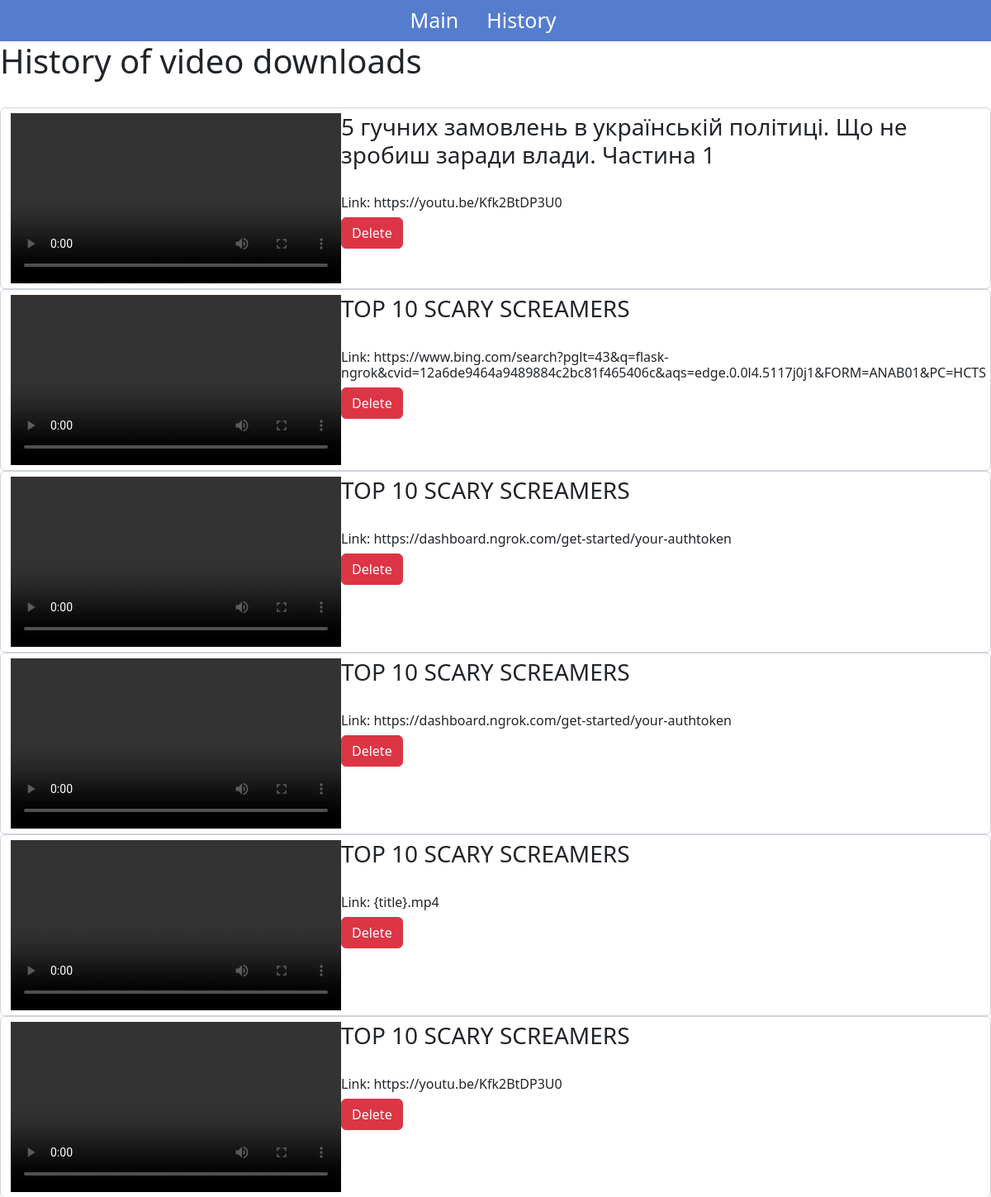
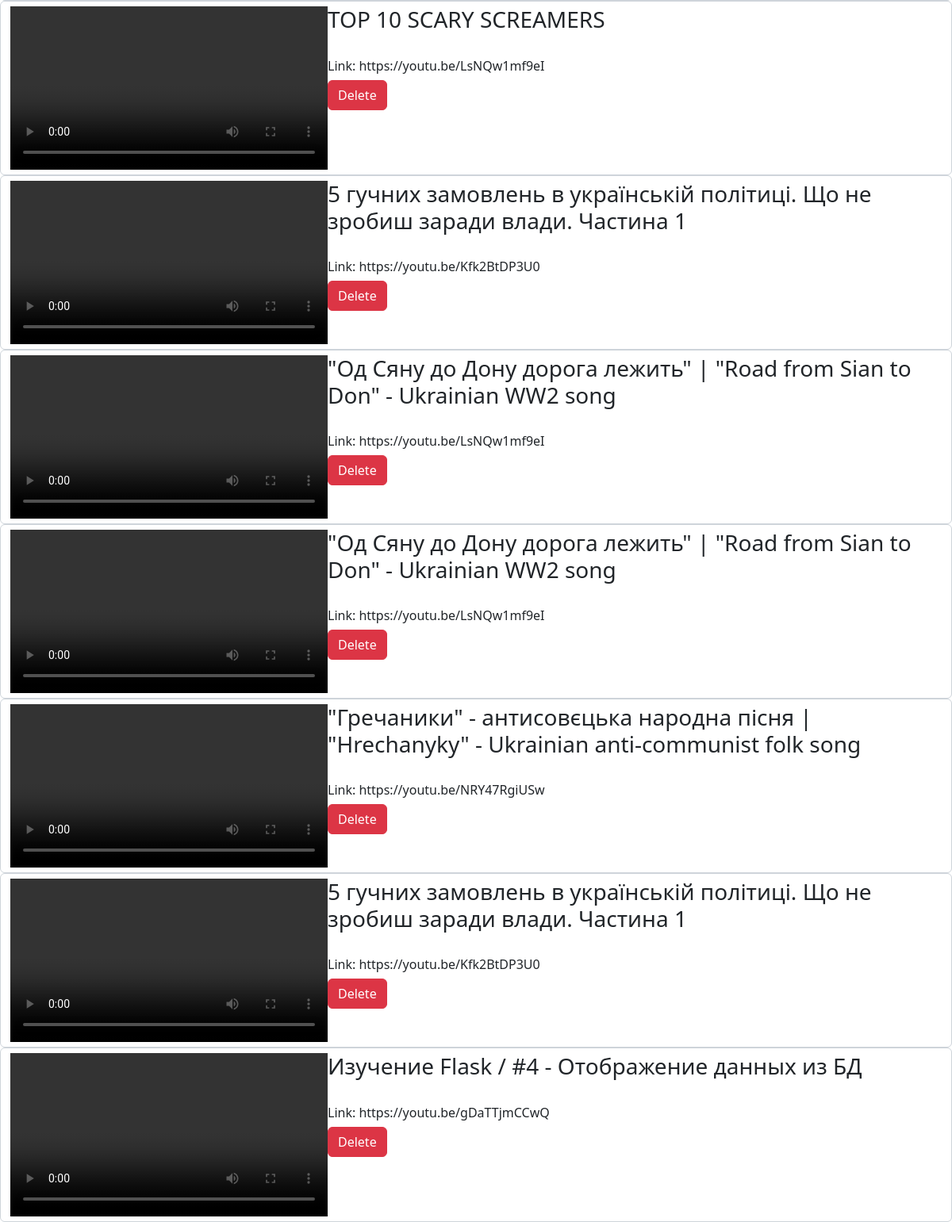
Page /1/history/ on the committed database (2 pictures, top to bottom).
### main.py (models this page shows, shortened)
class Video(db.Model):
    id = db.Column(db.Integer, primary_key=True)
    title = db.Column(db.String)
    link = db.Column(db.String, nullable=False, unique=True)
    path = db.Column(db.String, nullable=False, unique=True)
    user_id = db.Column(db.Integer, nullable=False)

### main.py (the view)
@app.route("/<int:id>/history/")
def history(id):
    videos = Video.query.filter_by(user_id=int(id)).order_by(Video.id).all()
    return render_template("history.html", videos=videos, id=id)

### templates/history.html (shortened to what this page needs)
{% extends 'base.html' %}
{% block content %}
    <div>
        <h1>History of video downloads</h1>
    </div>
    <br>
    {% for video in videos %}
        <div class="video-div form-control">
            <div>
                <video width="400" height="100%" controls>
                    <source src="{{ video.path }}" type="video/mp4">
                    <source src="{{ video.path }}" type="video/mp3">
                </video>
            </div>
            <div>
                <h3>{{ video.title }}</h3><br>
                <h6>Link: {{ video.link }}</h6>
                <a href="{{ url_for('delete_video', id=id, video_id=video.id) }}" class="btn btn-danger">Delete</a>
            </div>
        </div>
    {% endfor %}
{% endblock %}

### templates/base.html (shortened to what this page needs)
<!DOCTYPE html>
<html lang="en">
<head>
    <link rel="stylesheet" href="https://cdn.jsdelivr.net/npm/bootstrap@5.2.3/dist/css/bootstrap.min.css">
    <link rel="stylesheet" href="{{url_for('static', filename='css/style.css')}}">
</head>
<body>
    <nav>
        <div class="link-div">
            <a href="/{{ id }}/">Main</a>
            <a href="/{{ id }}/history">History</a>
        </div>
    </nav>
    {% block content %}
    {% endblock %}
</body>
</html>

### static/css/style.css (style rules this page uses)
nav { position: sticky; top: 0; display: flex; justify-content: center; align-items: center; width: 100%; height: 50px; background-color: rgb(85, 125, 206); color: white; }
nav a { transition: all 1s ease; }
.link-div { text-align: center; margin: 0; padding: 0; min-width: 25%; max-width: 50%; }
.link-div a { font-size: 25px; text-decoration: none; margin-right: 10%; color:white; }
body { width:100%; height: 100%; }
.video-div { display: flex; flex-direction: row; }

### rows in the picture
Video: title "5 гучних замовлень в українській політиці. Що не зробиш заради влади. Частина 1", link "https://youtu.be/Kfk2BtDP3U0"
Video: title "TOP 10 SCARY SCREAMERS", link "https://www.bing.com/search?pglt=43&q=flask-ngrok&cvid=12a6de9464a9489884c2bc81f465406c&aqs=edge.0.0l4.5117j0j1&FORM=ANAB01&PC=HCTS"
Video: title "TOP 10 SCARY SCREAMERS", link "https://dashboard.ngrok.com/get-started/your-authtoken"
Video: title "TOP 10 SCARY SCREAMERS", link "https://dashboard.ngrok.com/get-started/your-authtoken"
Video: title "TOP 10 SCARY SCREAMERS", link "{title}.mp4"
Video: title "TOP 10 SCARY SCREAMERS", link "https://youtu.be/Kfk2BtDP3U0"
Video: title "TOP 10 SCARY SCREAMERS", link "https://youtu.be/LsNQw1mf9eI"
Video: title "5 гучних замовлень в українській політиці. Що не зробиш заради влади. Частина 1", link "https://youtu.be/Kfk2BtDP3U0"
Video: title "\"Од Сяну до Дону дорога лежить\" | \"Road from Sian to Don\" - Ukrainian WW2 song", link "https://youtu.be/LsNQw1mf9eI"
Video: title "\"Од Сяну до Дону дорога лежить\" | \"Road from Sian to Don\" - Ukrainian WW2 song", link "https://youtu.be/LsNQw1mf9eI"
Video: title "\"Гречаники\" - антисовєцька народна пісня | \"Hrechanyky\" - Ukrainian anti-communist folk song", link "https://youtu.be/NRY47RgiUSw"
Video: title "5 гучних замовлень в українській політиці. Що не зробиш заради влади. Частина 1", link "https://youtu.be/Kfk2BtDP3U0"
Video: title "Изучение Flask / #4 - Отображение данных из БД", link "https://youtu.be/gDaTTjmCCwQ"
